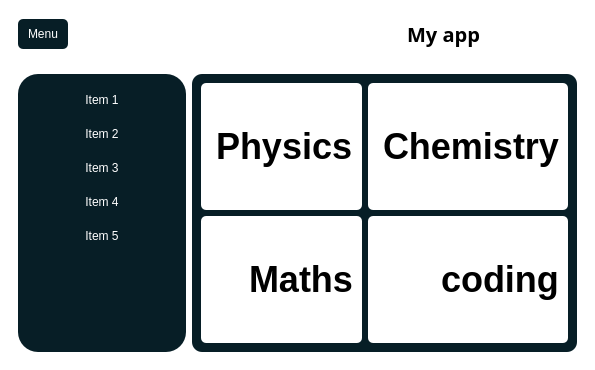
<?xml version="1.0" encoding="UTF-8"?>
<ui version="4.0">
 <class>MainWindow</class>
 <widget class="QMainWindow" name="MainWindow">
  <property name="geometry">
   <rect>
    <x>0</x>
    <y>0</y>
    <width>586</width>
    <height>370</height>
   </rect>
  </property>
  <property name="windowTitle">
   <string>MainWindow</string>
  </property>
  <property name="styleSheet">
   <string notr="true"/>
  </property>
  <widget class="QWidget" name="centralwidget">
   <property name="styleSheet">
    <string notr="true">* {
  border: none;
  background-color: transparent;
  color: #FFF; /* Specify a default color */
}

#centralwidget {
  background-color: white
;
}

#side_menu {
  background-color: #071e26;
  border-radius: 20px;
}

QPushButton {
  padding: 10px;
  background-color: #071e26;
  border-radius: 5px;
}

#main_body {
  background-color: #071e26;
  border-radius: 10px;
}
</string>
   </property>
   <layout class="QVBoxLayout" name="verticalLayout">
    <item alignment="Qt::AlignTop">
     <widget class="QFrame" name="header">
      <property name="minimumSize">
       <size>
        <width>0</width>
        <height>50</height>
       </size>
      </property>
      <property name="frameShape">
       <enum>QFrame::StyledPanel</enum>
      </property>
      <property name="frameShadow">
       <enum>QFrame::Raised</enum>
      </property>
      <layout class="QHBoxLayout" name="horizontalLayout_2">
       <property name="leftMargin">
        <number>0</number>
       </property>
       <property name="topMargin">
        <number>0</number>
       </property>
       <property name="rightMargin">
        <number>0</number>
       </property>
       <property name="bottomMargin">
        <number>0</number>
       </property>
       <item alignment="Qt::AlignLeft">
        <widget class="QFrame" name="frame">
         <property name="frameShape">
          <enum>QFrame::StyledPanel</enum>
         </property>
         <property name="frameShadow">
          <enum>QFrame::Raised</enum>
         </property>
         <layout class="QHBoxLayout" name="horizontalLayout_3">
          <item>
           <widget class="QPushButton" name="pushButton">
            <property name="minimumSize">
             <size>
              <width>0</width>
              <height>30</height>
             </size>
            </property>
            <property name="maximumSize">
             <size>
              <width>16777215</width>
              <height>30</height>
             </size>
            </property>
            <property name="text">
             <string>Menu</string>
            </property>
            <property name="icon">
             <iconset resource="icons.qrc">
              <normaloff>:/icons/icons_folder/align-justify.svg</normaloff>:/icons/icons_folder/align-justify.svg</iconset>
            </property>
            <property name="iconSize">
             <size>
              <width>24</width>
              <height>24</height>
             </size>
            </property>
           </widget>
          </item>
         </layout>
        </widget>
       </item>
       <item>
        <widget class="QFrame" name="frame_3">
         <property name="frameShape">
          <enum>QFrame::StyledPanel</enum>
         </property>
         <property name="frameShadow">
          <enum>QFrame::Raised</enum>
         </property>
         <layout class="QVBoxLayout" name="verticalLayout_4">
          <item>
           <widget class="QLabel" name="label">
            <property name="font">
             <font>
              <family>Arial Black</family>
              <pointsize>15</pointsize>
              <weight>75</weight>
              <italic>false</italic>
              <bold>true</bold>
              <strikeout>false</strikeout>
             </font>
            </property>
            <property name="styleSheet">
             <string notr="true">color: black;</string>
            </property>
            <property name="text">
             <string>My app</string>
            </property>
            <property name="alignment">
             <set>Qt::AlignCenter</set>
            </property>
           </widget>
          </item>
         </layout>
        </widget>
       </item>
      </layout>
     </widget>
    </item>
    <item>
     <widget class="QFrame" name="frame_2">
      <property name="sizePolicy">
       <sizepolicy hsizetype="Preferred" vsizetype="Expanding">
        <horstretch>0</horstretch>
        <verstretch>0</verstretch>
       </sizepolicy>
      </property>
      <property name="frameShape">
       <enum>QFrame::StyledPanel</enum>
      </property>
      <property name="frameShadow">
       <enum>QFrame::Raised</enum>
      </property>
      <layout class="QHBoxLayout" name="horizontalLayout">
       <item>
        <widget class="QWidget" name="side_menu" native="true">
         <layout class="QVBoxLayout" name="verticalLayout_2">
          <item alignment="Qt::AlignTop">
           <widget class="QFrame" name="frame_4">
            <property name="minimumSize">
             <size>
              <width>150</width>
              <height>0</height>
             </size>
            </property>
            <property name="maximumSize">
             <size>
              <width>150</width>
              <height>16777215</height>
             </size>
            </property>
            <property name="frameShape">
             <enum>QFrame::StyledPanel</enum>
            </property>
            <property name="frameShadow">
             <enum>QFrame::Raised</enum>
            </property>
            <layout class="QVBoxLayout" name="verticalLayout_3">
             <property name="spacing">
              <number>0</number>
             </property>
             <property name="leftMargin">
              <number>0</number>
             </property>
             <property name="topMargin">
              <number>0</number>
             </property>
             <property name="rightMargin">
              <number>0</number>
             </property>
             <property name="bottomMargin">
              <number>0</number>
             </property>
             <item>
              <widget class="QPushButton" name="pushButton_2">
               <property name="styleSheet">
                <string notr="true"/>
               </property>
               <property name="text">
                <string>Item 1</string>
               </property>
               <property name="icon">
                <iconset>
                 <normaloff>:/icons/New folder/airplay.svg</normaloff>:/icons/New folder/airplay.svg</iconset>
               </property>
              </widget>
             </item>
             <item>
              <widget class="QPushButton" name="pushButton_3">
               <property name="text">
                <string>Item 2</string>
               </property>
               <property name="icon">
                <iconset>
                 <normaloff>:/icons/New folder/award.svg</normaloff>:/icons/New folder/award.svg</iconset>
               </property>
              </widget>
             </item>
             <item>
              <widget class="QPushButton" name="pushButton_4">
               <property name="text">
                <string>Item 3</string>
               </property>
               <property name="icon">
                <iconset>
                 <normaloff>:/icons/New folder/coffee.svg</normaloff>:/icons/New folder/coffee.svg</iconset>
               </property>
              </widget>
             </item>
             <item>
              <widget class="QPushButton" name="pushButton_5">
               <property name="text">
                <string>Item 4</string>
               </property>
               <property name="icon">
                <iconset>
                 <normaloff>:/icons/New folder/music.svg</normaloff>:/icons/New folder/music.svg</iconset>
               </property>
              </widget>
             </item>
             <item>
              <widget class="QPushButton" name="pushButton_6">
               <property name="text">
                <string>Item 5</string>
               </property>
               <property name="icon">
                <iconset>
                 <normaloff>:/icons/New folder/wifi.svg</normaloff>:/icons/New folder/wifi.svg</iconset>
               </property>
              </widget>
             </item>
            </layout>
           </widget>
          </item>
         </layout>
        </widget>
       </item>
       <item>
        <widget class="QFrame" name="main_body">
         <property name="sizePolicy">
          <sizepolicy hsizetype="Expanding" vsizetype="Preferred">
           <horstretch>0</horstretch>
           <verstretch>0</verstretch>
          </sizepolicy>
         </property>
         <property name="frameShape">
          <enum>QFrame::StyledPanel</enum>
         </property>
         <property name="frameShadow">
          <enum>QFrame::Raised</enum>
         </property>
         <layout class="QGridLayout" name="gridLayout">
          <item row="0" column="1">
           <widget class="QFrame" name="Chem_frame">
            <property name="styleSheet">
             <string notr="true">background-color: rgb(255, 255, 255);
border-radius:5px;</string>
            </property>
            <property name="frameShape">
             <enum>QFrame::StyledPanel</enum>
            </property>
            <property name="frameShadow">
             <enum>QFrame::Raised</enum>
            </property>
            <layout class="QHBoxLayout" name="horizontalLayout_6">
             <item>
              <widget class="QFrame" name="frame_13">
               <property name="styleSheet">
                <string notr="true">border-image: url(:/subs/Downloads/chem.png);</string>
               </property>
               <property name="frameShape">
                <enum>QFrame::StyledPanel</enum>
               </property>
               <property name="frameShadow">
                <enum>QFrame::Raised</enum>
               </property>
              </widget>
             </item>
             <item alignment="Qt::AlignHCenter">
              <widget class="QLabel" name="label_7">
               <property name="styleSheet">
                <string notr="true">color: rgb(0, 0, 0);
 font-family: 'Istok Web';
font-size:36px;
font-weight:600;</string>
               </property>
               <property name="text">
                <string>Chemistry</string>
               </property>
              </widget>
             </item>
            </layout>
           </widget>
          </item>
          <item row="1" column="0">
           <widget class="QFrame" name="maths_frame">
            <property name="styleSheet">
             <string notr="true">background-color: rgb(255, 255, 255);
border-radius:5px;</string>
            </property>
            <property name="frameShape">
             <enum>QFrame::StyledPanel</enum>
            </property>
            <property name="frameShadow">
             <enum>QFrame::Raised</enum>
            </property>
            <layout class="QHBoxLayout" name="horizontalLayout_5">
             <item>
              <widget class="QFrame" name="frame_9">
               <property name="styleSheet">
                <string notr="true">border-image: url(:/subs/Downloads/maths.png);</string>
               </property>
               <property name="frameShape">
                <enum>QFrame::StyledPanel</enum>
               </property>
               <property name="frameShadow">
                <enum>QFrame::Raised</enum>
               </property>
              </widget>
             </item>
             <item alignment="Qt::AlignHCenter">
              <widget class="QLabel" name="label_6">
               <property name="styleSheet">
                <string notr="true">color: rgb(0, 0, 0);
 font-family: 'Istok Web';
font-size:36px;
font-weight:600;</string>
               </property>
               <property name="text">
                <string>Maths</string>
               </property>
              </widget>
             </item>
            </layout>
           </widget>
          </item>
          <item row="1" column="1">
           <widget class="QFrame" name="coding_frame">
            <property name="styleSheet">
             <string notr="true">background-color: rgb(255, 255, 255);
border-radius:5px;</string>
            </property>
            <property name="frameShape">
             <enum>QFrame::StyledPanel</enum>
            </property>
            <property name="frameShadow">
             <enum>QFrame::Raised</enum>
            </property>
            <layout class="QHBoxLayout" name="horizontalLayout_7">
             <item>
              <widget class="QFrame" name="frame_15">
               <property name="styleSheet">
                <string notr="true">border-image: url(:/subs/Downloads/codin.jpg);</string>
               </property>
               <property name="frameShape">
                <enum>QFrame::StyledPanel</enum>
               </property>
               <property name="frameShadow">
                <enum>QFrame::Raised</enum>
               </property>
              </widget>
             </item>
             <item alignment="Qt::AlignHCenter">
              <widget class="QLabel" name="label_8">
               <property name="styleSheet">
                <string notr="true">color: rgb(0, 0, 0);
 font-family: 'Istok Web';
font-size:36px;
font-weight:600;</string>
               </property>
               <property name="text">
                <string>coding</string>
               </property>
              </widget>
             </item>
            </layout>
           </widget>
          </item>
          <item row="0" column="0">
           <widget class="QFrame" name="phys_frame">
            <property name="styleSheet">
             <string notr="true">background-color: rgb(255, 255, 255);
border-radius:5px;</string>
            </property>
            <property name="frameShape">
             <enum>QFrame::StyledPanel</enum>
            </property>
            <property name="frameShadow">
             <enum>QFrame::Raised</enum>
            </property>
            <layout class="QHBoxLayout" name="horizontalLayout_4">
             <item>
              <widget class="QFrame" name="frame_5">
               <property name="styleSheet">
                <string notr="true">border-image: url(:/subs/Downloads/phys.png);</string>
               </property>
               <property name="frameShape">
                <enum>QFrame::StyledPanel</enum>
               </property>
               <property name="frameShadow">
                <enum>QFrame::Raised</enum>
               </property>
              </widget>
             </item>
             <item>
              <widget class="QLabel" name="label_2">
               <property name="styleSheet">
                <string notr="true">color: rgb(0, 0, 0);
 font-family: 'Istok Web';
font-size:36px;
font-weight:600;</string>
               </property>
               <property name="text">
                <string>Physics</string>
               </property>
              </widget>
             </item>
            </layout>
           </widget>
          </item>
         </layout>
        </widget>
       </item>
      </layout>
      <zorder>main_body</zorder>
      <zorder>side_menu</zorder>
     </widget>
    </item>
   </layout>
  </widget>
 </widget>
 <resources>
  <include location="icons.qrc"/>
  <include location="subjects.qrc"/>
 </resources>
 <connections/>
</ui>
